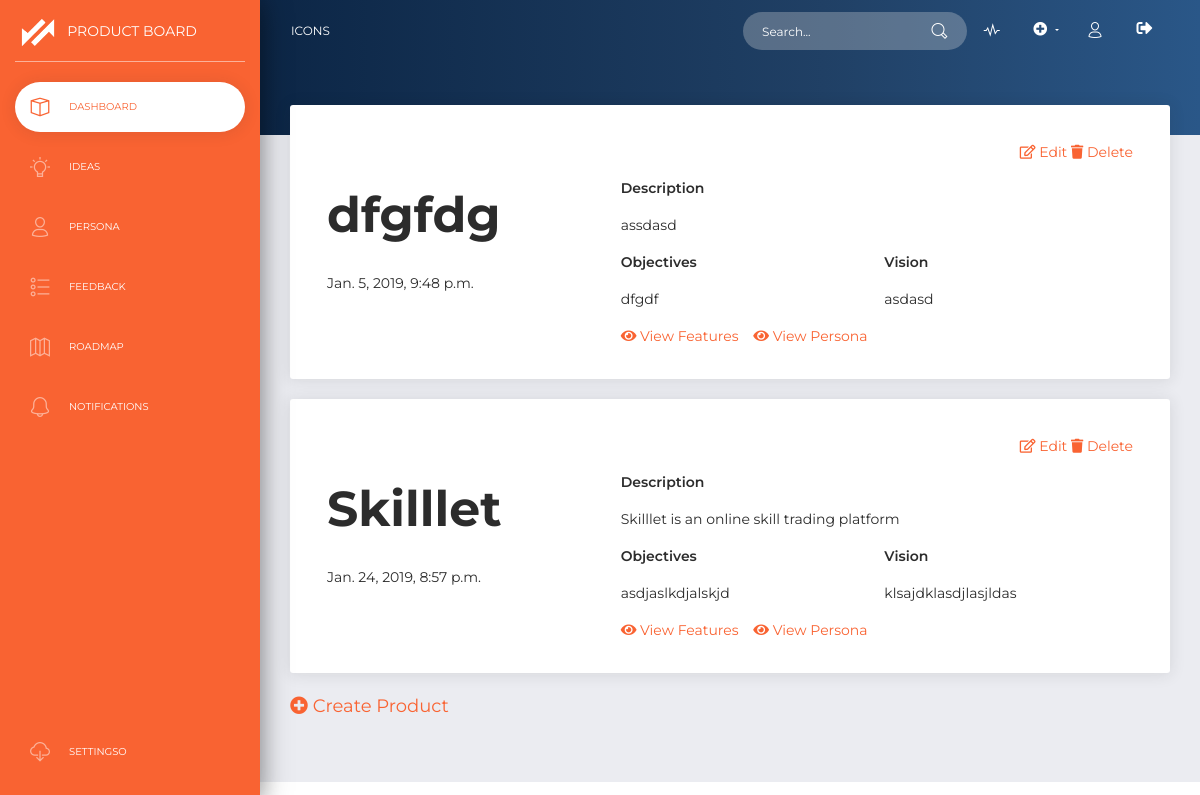
Screenshot of / (signed in) with the database file from the repository.
### Products/models.py (models this page shows, shortened)
class myProducts(models.Model):
    ProductTitle = models.CharField(max_length=100)
    Description = models.TextField()
    Objectives = models.TextField()
    Vision = models.TextField()
    SubmissionDate = models.DateTimeField()
    ProductAccessList = models.ManyToManyField(User)

### Products/views.py (the view)
# urls.py: path('', views.index, name='index'),
@login_required
def index(request):
    products = myProducts.objects.all().filter(ProductAccessList=request.user)
    context = {'Product': products}
    return render(request, 'products/dashboard.html', context)

### Products/templates/products/dashboard.html (shortened to what this page needs)
{% extends 'products/base.html' %}
{% block active %} class="active"{% endblock %}
{% block content %}
<div class="panel-header panel-header-sm">
</div>
<div class="content">
  <div class="row">
    <div class="col-md-12">
      {% for p in Product %}
      <div class="card" style="padding:2.5%">
        <div class="card-header">
          <div class="row">
            <div class="col-md-4">
              <h1 class="title">{{p.ProductTitle}}</h1>
              <p>
                {{p.SubmissionDate}}
              </p>
            </div>
            <div class="col" style="text-align:right"><a href="{% url 'edit' pk=p.id %}"><i class="far fa-edit"></i> Edit</a>&nbsp;<a href="{% url 'delete' pk=p.id %}"><i class="fas fa-trash"></i> Delete</a>
              <div class="card-body" style="text-align:left">
                <p style="font-weight:600">Description</p>
                <p>{{p.Description}}</p>
                <div class="row">
                  <div class="col">
                    <p style="font-weight:600">Objectives</p>{{p.Objectives}}</div>
                  <div class="col">
                    <p style="font-weight:600">Vision</p>{{p.Vision}}</div>
                </div>
                <div class="row">
                  <div class="col">
                   <a href="{% url 'product_Feature' fk=p.id %}"><i class="fas fa-eye"></i> View Features</a>&nbsp;
                    <a href="{% url 'personalisting' fk=p.id %}"><i class="fas fa-eye"></i> View Persona</a>&nbsp;
                  </div>
                </div>
              </div>
            </div>
          </div>
        </div>
      </div>
      {% endfor %}
       <a href="{% url 'create' %}">
              <p style="font-size:18px"> <i class="fas fa-plus-circle"></i> Create Product</p>
            </a>
    </div>
  </div>
</div>
{% endblock %}

### Products/static/products/css/style.css (style rules this page uses)
.title { padding-top:45px; }
.content { padding:2% }

### rows the page displays
myProducts: ProductTitle "dfgfdg", SubmissionDate "Jan. 5, 2019, 9:48 p.m.", Description "assdasd", Objectives "dfgdf", Vision "asdasd"
myProducts: ProductTitle "Skilllet", SubmissionDate "Jan. 24, 2019, 8:57 p.m.", Description "Skilllet is an online skill trading platform", Objectives "asdjaslkdjalskjd", Vision "klsajdklasdjlasjldas"
